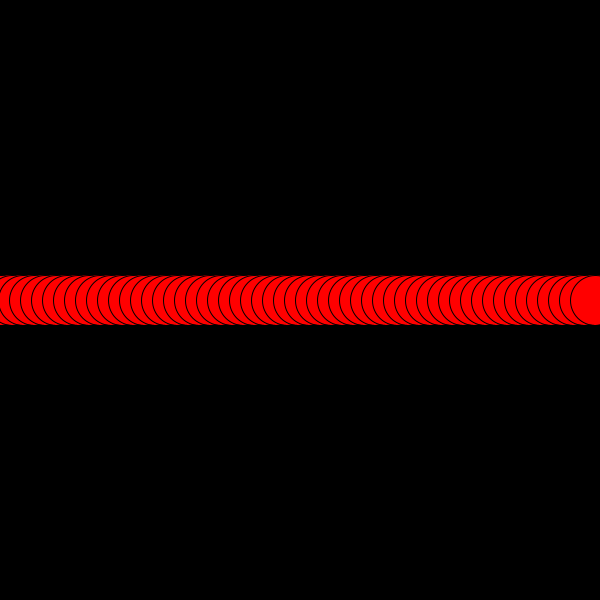
Frame 1 (no input)
Frame 60 (the mouse pressed at the canvas centre just before this capture): identical to frame 1, image omitted
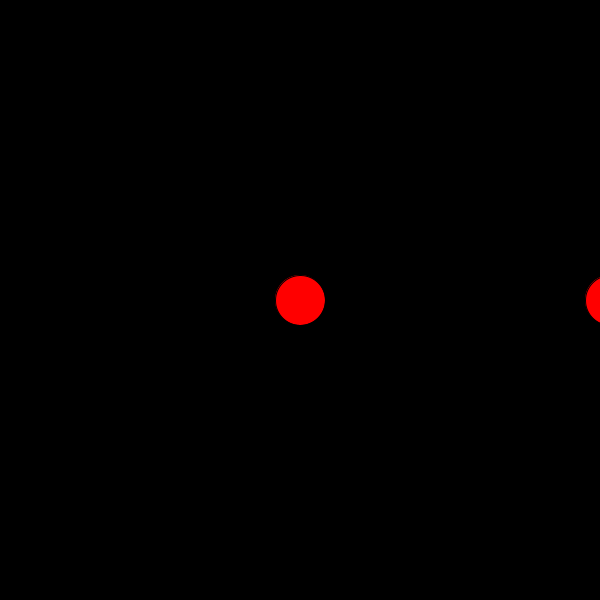
Frame 120 (the mouse held since frame 60 and released just before this capture)

The Processing sketch that drew these frames (run headless with seeded random() and noise(); from frame 60 on, the mouse is pressed at the canvas centre):

// Processing sketch: while_with_mouseX_use
// ── while_with_mouseX_use.pde
float i=0;
float j=0;
void setup()
{size(600,600);
}
void draw()
{background(0);
i=0;
while(i<width)
{
  if(mouseX<10)
{
  i=i+1;
}
  else
  {
    i=i+mouseX;
  }
  
  fill(255,0,0);
  ellipse(i,300,50,50);
  i=i+10;
}
}
//j=0;
//while(j<height)
//{if(10>mouseY)
//{ 
 // j=j+1;
//}
//else
//{
  //j=j+mouseY;
//}
//fill(0,0,255);
//ellipse(300,j,50,50);
//}
//}
